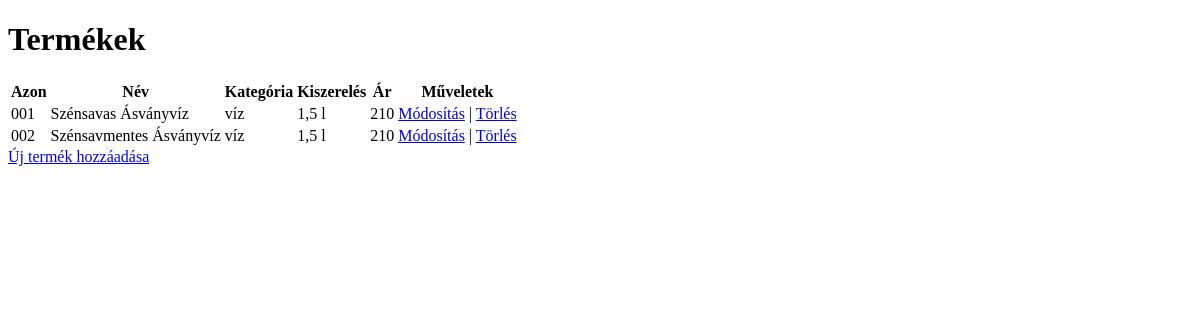
Before: /termekek/ with the older database file.
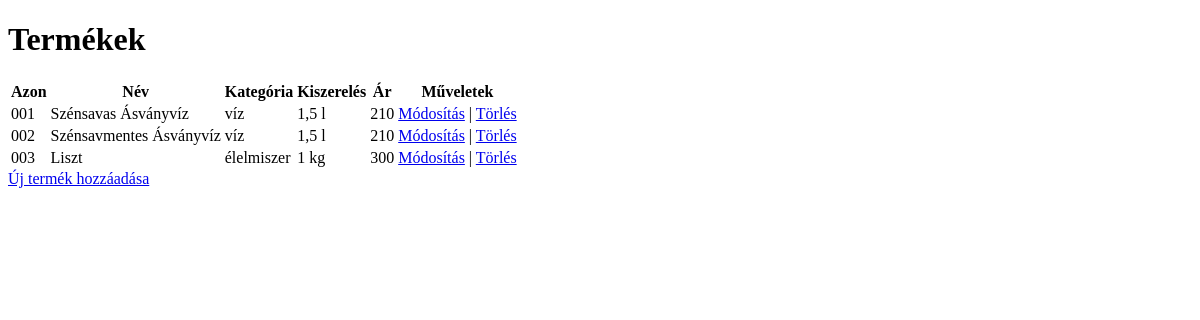
After: the same page with the newer database file.
### Fooldal/models.py (models this page shows)
class Termek(models.Model):
    Azon = models.CharField(max_length=10)
    Nev = models.CharField(max_length=100)
    Kategoria = models.CharField(max_length=50)
    Kiszereles = models.CharField(max_length=10)
    Ar=models.IntegerField()

### Fooldal/views.py (the view)
# urls.py: path('termekek/', views.termek_list, name='termek-list'),
def termek_list(request):
    termekek = Termek.objects.all()
    return render(request, 'termek_list.html', {'termekek': termekek})

### Fooldal/templates/termek_list.html (shortened to what this page needs)
<!DOCTYPE html>
<html>
<head>
</head>
<body>
    <h1>Termékek</h1>
    <table>
        <tr>
            <th>Azon</th>
            <th>Név</th>
            <th>Kategória</th>
            <th>Kiszerelés</th>
            <th>Ár</th>
            <th>Műveletek</th>
        </tr>
        {% for termek in termekek %}
        <tr>
            <td>{{ termek.Azon }}</td>
            <td>{{ termek.Nev }}</td>
            <td>{{ termek.Kategoria }}</td>
            <td>{{ termek.Kiszereles }}</td>
            <td>{{ termek.Ar }}</td>
            <td>
                <a href="{% url 'termek-update' termek.id %}">Módosítás</a> |
                <a href="{% url 'termek-delete' termek.id %}">Törlés</a>
            </td>
        </tr>
        {% endfor %}
    </table>
    <a href="{% url 'termek-create' %}">Új termék hozzáadása</a>
</body>
</html>

Changed rows visible on the page:
added Termek: Azon "003", Nev "Liszt", Kategoria "élelmiszer", Kiszereles "1 kg", Ar "300"
